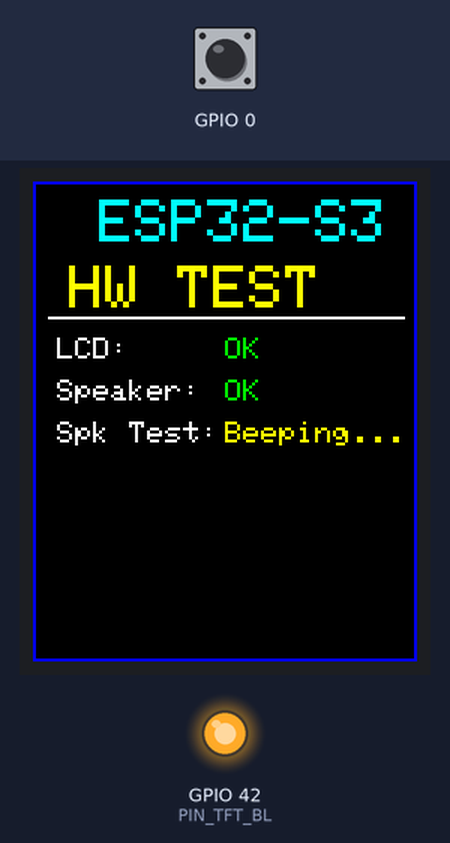
The sketch below on a simulated ESP32-S3. Shown: 128×160 colour display, output pins drawn as LEDs (lit = HIGH). Inputs (shaded band) come from the test bench; at power-on: GPIO 0 HIGH. I2S audio is not simulated (input reads silence); what the sketch prints to the serial monitor is not drawn.

Above: at 2.2 s.
At 5.5 s:
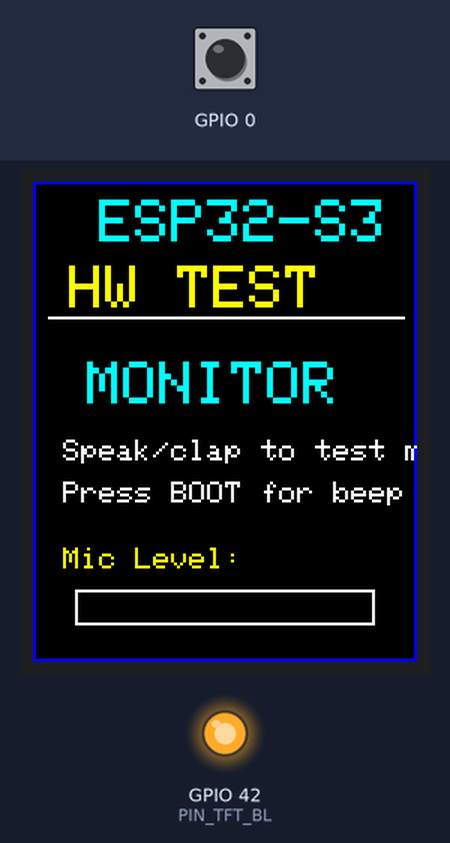
5.6 s: GPIO 0 pulled LOW for 0.15 s
At 6.5 s:
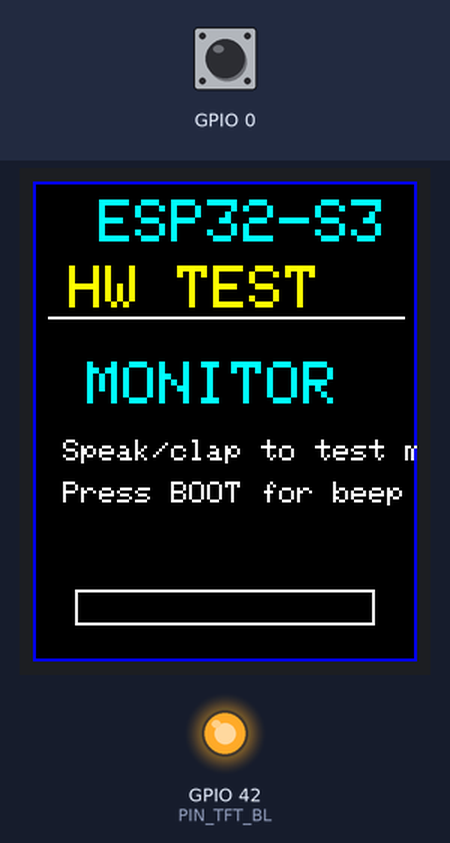
7.6 s: GPIO 0 pulled LOW for 1 s
At 8.0 s:
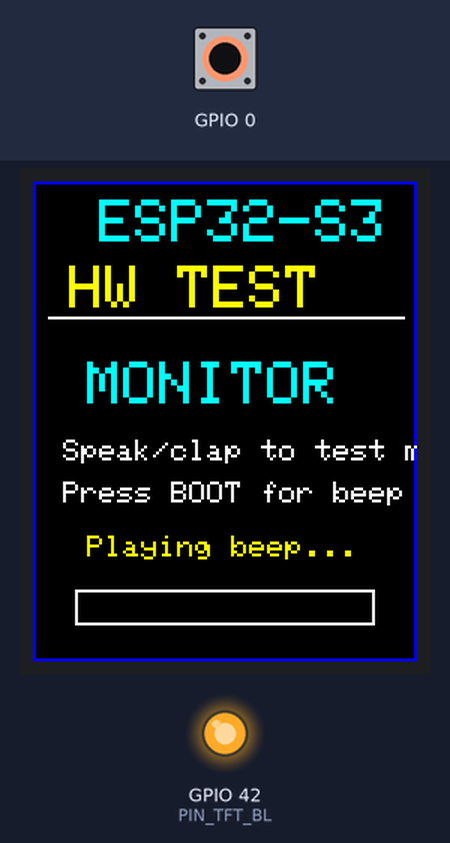
Timing chart, 0 to 10.6 s (numbered marks = the images above; inputs shaded):
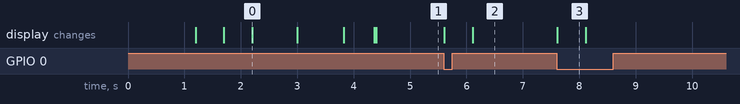

The sketch:

04-ESP32-S3-VoiceBeep-display1.8.ino
```cpp
/*
 * ESP32-S3 Complete Hardware Test
 * Board: ESP32-S3 N16R8 with 1.8" LCD (ST7735 128x160)
 * Tests: LCD Display + MAX98357A Speaker + INMP441 Microphone
 */

#include <Arduino.h>
#include <SPI.h>
#include <Adafruit_GFX.h>
#include <Adafruit_ST7735.h>  // <-- GANTI: gunakan ST7735
#include <driver/i2s.h>
#include <math.h>

// ========== LCD PINS (ST7735 1.8") ==========
#define PIN_TFT_SCLK 21  // SCL
#define PIN_TFT_MOSI 47  // SDA/MOSI
#define PIN_TFT_MISO -1  // not used
#define PIN_TFT_CS 41
#define PIN_TFT_DC 40
#define PIN_TFT_RST 45
#define PIN_TFT_BL 42  // Backlight

// Resolusi ST7735 1.8"
#define TFT_WIDTH 128
#define TFT_HEIGHT 160

// ========== SPEAKER PINS (MAX98357A) ==========
#define SPEAKER_DOUT 7   // DIN
#define SPEAKER_BCLK 15  // BCLK
#define SPEAKER_LRC 16   // LRC

// ========== MICROPHONE PINS (INMP441) ==========
#define MIC_WS 4   // Word Select
#define MIC_SCK 5  // Serial Clock
#define MIC_SD 6   // Serial Data

// ========== I2S CONFIGURATION ==========
#define SAMPLE_RATE 16000
#define I2S_SPEAKER I2S_NUM_0
#define I2S_MIC I2S_NUM_1

// ========== OBJECTS ==========
SPIClass spi(FSPI);
Adafruit_ST7735 tft = Adafruit_ST7735(&spi, PIN_TFT_CS, PIN_TFT_DC, PIN_TFT_RST);

// ========== VARIABLES ==========
int32_t mic_buffer[512];
int16_t speaker_buffer[512];
bool speaker_playing = false;
double phase = 0.0;

// ========== LCD FUNCTIONS ==========
void initLCD() {
  // Start SPI
  spi.begin(PIN_TFT_SCLK, PIN_TFT_MISO, PIN_TFT_MOSI);

  // Turn on backlight
  pinMode(PIN_TFT_BL, OUTPUT);
  digitalWrite(PIN_TFT_BL, HIGH);

  // Inisialisasi ST7735
  // Coba BLACKTAB dulu; jika warna/offset aneh, ganti ke GREENTAB atau REDTAB.
  tft.initR(INITR_BLACKTAB);
  tft.setSPISpeed(20000000);  // 20 MHz (awal uji bisa turunkan jika perlu)
  tft.setRotation(2);         // samakan orientasi dengan versi ST7789 lama
  tft.fillScreen(ST77XX_BLACK);

  // Frame luar
  tft.drawRect(0, 0, TFT_WIDTH, TFT_HEIGHT, ST77XX_BLUE);
  tft.setTextWrap(false);

  // Header (pas untuk lebar 128)
  tft.setCursor(22, 6);
  tft.setTextColor(ST77XX_CYAN);
  tft.setTextSize(2);
  tft.print("ESP32-S3");

  tft.setCursor(12, 28);
  tft.setTextColor(ST77XX_YELLOW);
  tft.setTextSize(2);
  tft.print("HW TEST");

  // Garis pemisah
  tft.drawLine(5, 45, 123, 45, ST77XX_WHITE);
}

void updateLCDStatus(const char* device, const char* status, uint16_t color) {
  static int line = 0;
  // Area status: Y=52..120, tiap baris 14 px
  int y = 52 + (line * 14);

  if (line >= 5) {
    // Clear status area (x=5..122, y=52..120)
    tft.fillRect(5, 52, 118, 70, ST77XX_BLACK);
    line = 0;
    y = 52;
  }

  tft.setCursor(8, y);
  tft.setTextColor(ST77XX_WHITE);
  tft.setTextSize(1);
  tft.print(device);

  tft.setCursor(64, y);
  tft.setTextColor(color);
  tft.print(status);

  line++;
}

void drawMicLevel(int level) {
  // Bar level di bawah (y=136..148), lebar 100px
  const int barMaxW = 100;
  const int barX = 14;
  const int barY = 136;
  const int barH = 12;

  int barW = map(level, 0, 1000, 0, barMaxW);
  barW = constrain(barW, 0, barMaxW);

  // Clear area bar
  tft.fillRect(barX, barY, barMaxW, barH, ST77XX_BLACK);

  // Warna berdasarkan level
  if (barW > 0) {
    uint16_t barColor = ST77XX_GREEN;
    if (level > 500) barColor = ST77XX_YELLOW;
    if (level > 800) barColor = ST77XX_RED;
    tft.fillRect(barX, barY, barW, barH, barColor);
  }

  // Border bar
  tft.drawRect(barX, barY, barMaxW, barH, ST77XX_WHITE);
}

// ========== SPEAKER FUNCTIONS ==========
void initSpeaker() {
  i2s_config_t speaker_config = {
    .mode = (i2s_mode_t)(I2S_MODE_MASTER | I2S_MODE_TX),
    .sample_rate = SAMPLE_RATE,
    .bits_per_sample = I2S_BITS_PER_SAMPLE_16BIT,
    .channel_format = I2S_CHANNEL_FMT_RIGHT_LEFT,
    .communication_format = I2S_COMM_FORMAT_STAND_I2S,
    .intr_alloc_flags = ESP_INTR_FLAG_LEVEL1,
    .dma_buf_count = 8,
    .dma_buf_len = 256,
    .use_apll = false,
    .tx_desc_auto_clear = true,
    .fixed_mclk = 0
  };

  i2s_pin_config_t speaker_pins = {
    .bck_io_num = SPEAKER_BCLK,
    .ws_io_num = SPEAKER_LRC,
    .data_out_num = SPEAKER_DOUT,
    .data_in_num = I2S_PIN_NO_CHANGE
  };

  i2s_driver_install(I2S_SPEAKER, &speaker_config, 0, NULL);
  i2s_set_pin(I2S_SPEAKER, &speaker_pins);
  i2s_set_clk(I2S_SPEAKER, SAMPLE_RATE, I2S_BITS_PER_SAMPLE_16BIT, I2S_CHANNEL_STEREO);
}

void playTone(float freq, int duration_ms) {
  const int16_t AMP = 30000;
  const double TWOPI = 6.283185307179586;
  double dphi = TWOPI * freq / SAMPLE_RATE;

  int total_samples = (SAMPLE_RATE * duration_ms) / 1000;
  int samples_written = 0;

  while (samples_written < total_samples) {
    int samples_this_round = min(256, total_samples - samples_written);

    for (int i = 0; i < samples_this_round; i++) {
      phase += dphi;
      if (phase >= TWOPI) phase -= TWOPI;

      int16_t sample = (int16_t)(AMP * sin(phase));
      speaker_buffer[i * 2] = sample;      // Left
      speaker_buffer[i * 2 + 1] = sample;  // Right
    }

    size_t written;
    i2s_write(I2S_SPEAKER, speaker_buffer, samples_this_round * 4, &written, portMAX_DELAY);
    samples_written += samples_this_round;
  }
}

// ========== MICROPHONE FUNCTIONS ==========
void initMicrophone() {
  i2s_config_t mic_config = {
    .mode = (i2s_mode_t)(I2S_MODE_MASTER | I2S_MODE_RX),
    .sample_rate = SAMPLE_RATE,
    .bits_per_sample = I2S_BITS_PER_SAMPLE_32BIT,
    .channel_format = I2S_CHANNEL_FMT_ONLY_LEFT,
    .communication_format = I2S_COMM_FORMAT_STAND_I2S,
    .intr_alloc_flags = ESP_INTR_FLAG_LEVEL1,
    .dma_buf_count = 4,
    .dma_buf_len = 1024,
    .use_apll = false,
    .tx_desc_auto_clear = false,
    .fixed_mclk = 0
  };

  i2s_pin_config_t mic_pins = {
    .bck_io_num = MIC_SCK,
    .ws_io_num = MIC_WS,
    .data_out_num = I2S_PIN_NO_CHANGE,
    .data_in_num = MIC_SD
  };

  i2s_driver_install(I2S_MIC, &mic_config, 0, NULL);
  i2s_set_pin(I2S_MIC, &mic_pins);
  i2s_zero_dma_buffer(I2S_MIC);

  // Flush initial garbage
  for (int i = 0; i < 10; i++) {
    size_t bytes_read;
    i2s_read(I2S_MIC, mic_buffer, sizeof(mic_buffer), &bytes_read, 100);
  }
}

int readMicLevel() {
  size_t bytes_read;
  i2s_read(I2S_MIC, mic_buffer, sizeof(mic_buffer), &bytes_read, 100);

  if (bytes_read == 0) return 0;

  int samples = bytes_read / sizeof(int32_t);
  int64_t sum = 0;

  for (int i = 0; i < samples; i++) {
    int16_t sample = (int16_t)(mic_buffer[i] >> 14);
    sum += abs(sample);
  }

  return sum / samples;
}

// ========== SETUP ==========
void setup() {
  Serial.begin(115200);
  delay(1000);

  Serial.println("\n╔════════════════════════════════════════════╗");
  Serial.println("║   ESP32-S3 Complete Hardware Test         ║");
  Serial.println("╚════════════════════════════════════════════╝\n");

  // Initialize LCD
  Serial.print("Initializing LCD... ");
  initLCD();
  Serial.println("OK!");
  updateLCDStatus("LCD:", "OK", ST77XX_GREEN);
  delay(500);

  // Initialize Speaker
  Serial.print("Initializing Speaker... ");
  initSpeaker();
  Serial.println("OK!");
  updateLCDStatus("Speaker:", "OK", ST77XX_GREEN);
  delay(500);

  // Test speaker with beep
  Serial.println("Testing speaker (beep)...");
  updateLCDStatus("Spk Test:", "Beeping...", ST77XX_YELLOW);
  playTone(440, 300);  // A4 note for 300ms
  delay(200);
  playTone(523, 300);  // C5 note for 300ms
  updateLCDStatus("Spk Test:", "Done!", ST77XX_GREEN);
  delay(500);

  // Initialize Microphone
  Serial.print("Initializing Microphone... ");
  initMicrophone();
  Serial.println("OK!");
  updateLCDStatus("Mic:", "OK", ST77XX_GREEN);
  delay(500);

  // Clear & show monitoring screen (disesuaikan 128x160)
  tft.fillRect(5, 52, 118, 70, ST77XX_BLACK);

  tft.setCursor(18, 60);
  tft.setTextColor(ST77XX_CYAN);
  tft.setTextSize(2);
  tft.print("MONITOR");

  tft.setCursor(10, 86);
  tft.setTextColor(ST77XX_WHITE);
  tft.setTextSize(1);
  tft.print("Speak/clap to test mic");

  tft.setCursor(10, 100);
  tft.print("Press BOOT for beep");

  tft.setCursor(10, 122);
  tft.setTextColor(ST77XX_YELLOW);
  tft.print("Mic Level:");

  Serial.println("\n╔════════════════════════════════════════════╗");
  Serial.println("║  ALL SYSTEMS READY!                       ║");
  Serial.println("║  - Speak/clap to test microphone          ║");
  Serial.println("║  - Press BOOT button for beep test        ║");
  Serial.println("╚════════════════════════════════════════════╝\n");

  // Configure BOOT button
  pinMode(0, INPUT_PULLUP);
}

// ========== LOOP ==========
void loop() {
  static uint32_t last_update = 0;
  static uint32_t last_beep = 0;
  static bool boot_pressed = false;

  // Check BOOT button (GPIO 0)
  if (digitalRead(0) == LOW && !boot_pressed) {
    boot_pressed = true;

    if (millis() - last_beep > 1000) {  // Debounce
      Serial.println("🔊 Playing test beep...");

      // Show on LCD (area kecil agar muat)
      tft.fillRect(10, 116, 108, 14, ST77XX_BLACK);
      tft.setCursor(18, 118);
      tft.setTextColor(ST77XX_YELLOW);
      tft.setTextSize(1);
      tft.print("Playing beep...");

      playTone(440, 200);
      delay(100);
      playTone(523, 200);

      // Clear message
      tft.fillRect(10, 116, 108, 14, ST77XX_BLACK);

      last_beep = millis();
    }
  } else if (digitalRead(0) == HIGH) {
    boot_pressed = false;
  }

  // Update mic level every 100ms
  if (millis() - last_update > 100) {
    int mic_level = readMicLevel();

    // Update LCD bar
    drawMicLevel(mic_level);

    // Print to serial
    int bar_length = map(mic_level, 0, 1000, 0, 40);
    bar_length = constrain(bar_length, 0, 40);

    Serial.print("[");
    for (int i = 0; i < 40; i++) {
      Serial.print(i < bar_length ? "█" : " ");
    }
    Serial.print("] ");
    Serial.printf("Level: %4d ", mic_level);

    if (mic_level < 100) {
      Serial.println("🔇 Silent");
    } else if (mic_level < 300) {
      Serial.println("🔉 Quiet");
    } else if (mic_level < 600) {
      Serial.println("🔊 Normal");
    } else {
      Serial.println("📢 LOUD!");
    }

    last_update = millis();
  }

  delay(10);
}
```

Measured:
- after the input at 5.6 s, the display: first changes at once (image 2 shows a later state)
- after the input at 7.6 s, the display: changes at once (image 3)
- what the display in image 0 shows lasts 0.8 s, from 2.2 s to 3.0 s
- what the display in image 3 shows lasts 0.5 s, from 7.6 s to 8.1 s
